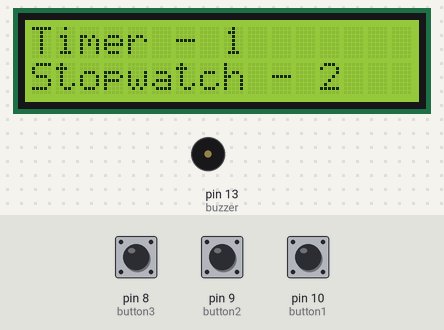
A sketch run on a simulated Arduino Uno, built with avr-gcc and run on an emulated ATmega328P. Parts: 16×2 character LCD, buzzer (waves = sounding, pin HIGH). Inputs (shaded band) come from the test bench; at power-on: pin 9 (button2) LOW, pin 8 (button3) LOW, pin 10 (button1) LOW.

Above: at 2.2 s.
2.3 s: pin 9 (button2) pulled HIGH for 3.2 s
At 5.9 s:
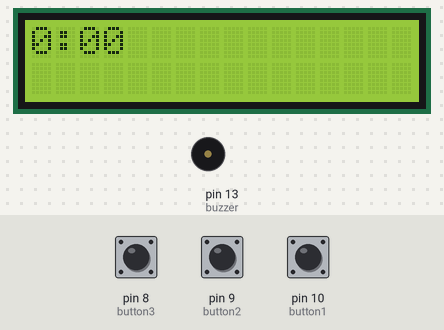
7.0 s: pin 8 (button3) pulled HIGH for 0.15 s
At 8.6 s:
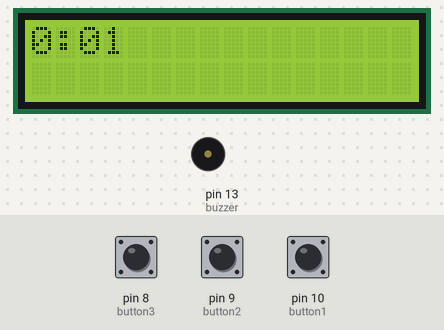
10.1 s: pin 10 (button1) pulled HIGH for 0.15 s
At 11.3 s:
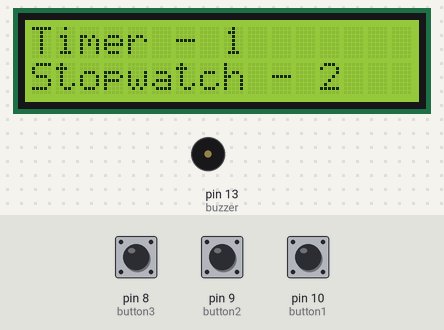
11.7 s: pin 8 (button3) pulled HIGH for 3.2 s
At 12.5 s:
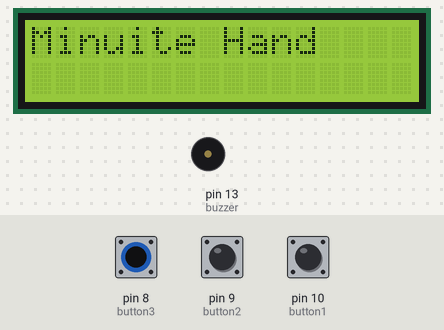
17.2 s: pin 10 (button1) pulled HIGH for 1 s
At 17.5 s:
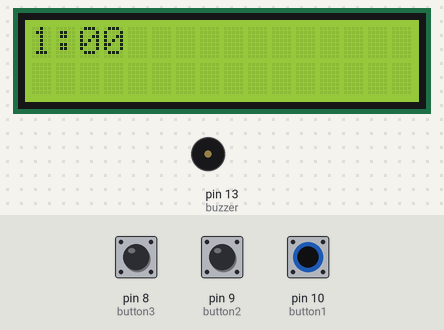
Timing chart, 0 to 20.2 s (numbered marks = the images above; inputs shaded):
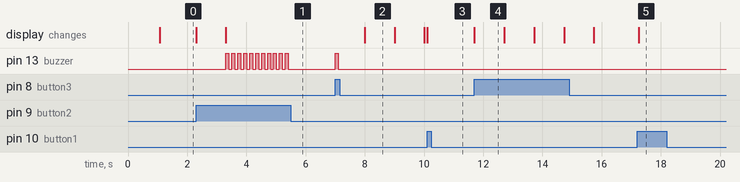

Measured:
- after the input at 2.3 s, pin 13 (buzzer): alternates HIGH for 0.10 s and LOW for 0.10 s, 22 changes in all, then stays LOW, starting after 1.0 s; the display: first changes at once (image 1 shows a later state)
- after the input at 7.0 s, pin 13 (buzzer): LOW → HIGH at once, → LOW 0.10 s later; the display: changes after 1.0 s (image 2)
- after the input at 10.1 s, the display: changes at once (image 3)
- after the input at 11.7 s, the display: changes at once (image 4)
- after the input at 17.2 s, the display: changes after 0.05 s (image 5)
- what the display in image 2 shows lasts 1.0 s, from 8.0 s to 9.0 s

The sketch:

ProtoMPUproj.ino
```cpp
#include <LiquidCrystal.h>
int X;
int Y;
int Z;
int W;
int V;
int U;
int T;
int x = -1;
int button1 = 10;//orig 8
int button2 = 9;
int button3 = 8;//orig 10
int previouslyPressed1 = 0;
int previouslyPressed2 = 0;
int buzzer = 13;
int AA = 0;
int stopSecond = 0;
int stopMinuite = 0;
int theTime;
int Latch = 0;

LiquidCrystal lcd(12,11,5,4,3,2);

void setup(){

  pinMode(button1, INPUT);
  pinMode(button2, INPUT);
  pinMode(button3, INPUT);
  pinMode(buzzer, OUTPUT);
  lcd.clear();
lcd.begin(16,2);

W = 300;
U = 0;
T = 0;
lcd.print("Timer/Stopwatch");
delay(1000);
  lcd.clear();
}


void loop()
{

 while (x == -1){
lcd.setCursor(0,0);
   lcd.print("Timer - 1");
 lcd.setCursor(0,1);
 lcd.print("Stopwatch - 2");
if(digitalRead(button3) == HIGH)
  {x = 0;
  lcd.clear();}
    if(digitalRead(button2) == HIGH)
  {
     x = 5;
    lcd.clear();
    lcd.print("Stopwatch");
    delay(1000);
    lcd.clear();
  }

}

while (x == 0)
{
  while(AA == 0){
   lcd.print("Minuite Hand");
  delay(1000);
   AA = 1;
   lcd.clear();
  }

  if ( T < 0 )
  {
    T = 0;
lcd.clear();
}
  if((digitalRead(button1) == HIGH)   &&  (previouslyPressed1 == 0)) {
    T = T + 1;
    previouslyPressed1 = 1;
    delay(50);
    lcd.clear();
  }
      if((digitalRead(button1) == LOW)   &&  (previouslyPressed1 == 1)) {
    previouslyPressed1 = 0;
    delay(50);
}
  if((digitalRead(button2) == HIGH)   &&  (previouslyPressed2 == 0)) {
    T = T - 1;
    previouslyPressed2 = 1;
    delay(50);
    lcd.clear();
  }
        if((digitalRead(button2) == LOW)   &&  (previouslyPressed2 == 1)) {
    previouslyPressed2 = 0;
    delay(50);
}

  lcd.setCursor(0,0);
lcd.print(T);
lcd.print(":");
if (U > 9){
lcd.print(U);

}
else{

 lcd.print("0");
 lcd.print(U);

}


  if (digitalRead(button3) == HIGH)
  {
   x = 1;
  V = (millis()/(1000));
  lcd.clear();
  lcd.setCursor(0,0);
   lcd.clear();
 lcd.print("Second Hand");
 lcd.setCursor(0,1);
 lcd.print("(Hold to ignore)");
 lcd.setCursor(0,0);
  delay(1000);
  lcd.clear();

  }

}
 while (x == 1)
  {

    if ( U > 59 ){
    U = 0;}
    if(U < 0){
      U = 59;
    lcd.clear();}
  if((digitalRead(button1) == HIGH)   &&  (previouslyPressed1 == 0)) {
    U = U + 1;
    previouslyPressed1 = 1;
    delay(50);
    lcd.clear();
  }
      if((digitalRead(button1) == LOW)   &&  (previouslyPressed1 == 1)) {
    previouslyPressed1 = 0;
    delay(50);
}
  if((digitalRead(button2) == HIGH)   &&  (previouslyPressed2 == 0)) {
    U = U - 1;
    previouslyPressed2 = 1;
    delay(50);
    lcd.clear();
  }
        if((digitalRead(button2) == LOW)   &&  (previouslyPressed2 == 1)) {
    previouslyPressed2 = 0;
    delay(50);
}

  lcd.setCursor(0,0);
lcd.print(T);
lcd.print(":");
if (U > 9){
lcd.print(U);

}
else{

 lcd.print("0");
 lcd.print(U);

}


  if (digitalRead(button3) == HIGH)
  {
   x = 2;
   if (T > 0){
 W = (T*60) + U;}
else{
  W = U;}
  lcd.clear();
  lcd.setCursor(0,0);
  V = (millis()/1000);
}

}


X = (W - (millis()/(1000))) + V;

  //Here is the Second to Minute-second Conversion. X is the second input
Y = X/60; //Y is the minute output
Z = X - (60*Y); //Z is the second output


  // This is the display of the minutes
lcd.setCursor(0,0);

lcd.print(Y);
lcd.print(":");

if (Z > 9)
{
lcd.print(Z);
lcd.print("   ");
}
else
{
  lcd.print("0");
  lcd.print(Z);
  lcd.print("  ");


}
if((Y == 0) && (Z == 0))
{
  lcd.clear();
  lcd.setCursor(0,0);
  lcd.print("Timer is over");
 while(digitalRead(button3) == LOW)
 {

   digitalWrite(buzzer, HIGH);   // turn the buzzer on (HIGH is the voltage level)
  delay(100);               // wait for a second
  digitalWrite(buzzer, LOW);    // turn the buzzer off by making the voltage LOW
  delay(100);


 }
 x = -1;
 delay(1000);
 lcd.clear();
 AA = 0;
}


while(x == 5){

if(stopSecond > 59)
{
  stopSecond = 0;
  stopMinuite = stopMinuite + 1;
   theTime = theTime + 60;
}


  lcd.setCursor(0,0);
lcd.print(stopMinuite);
lcd.print(":");
if (stopSecond > 9){
lcd.print(stopSecond);}
else{
  lcd.print("0");
  lcd.print(stopSecond);}


if((digitalRead(button3) == HIGH) && (Latch == 0))
{
   Latch = 1 ;
  theTime = (millis()/(1000));
    digitalWrite(buzzer, HIGH);   // turn the buzzer on (HIGH is the voltage level)
  delay(100);               // wait for a second
  digitalWrite(buzzer, LOW);    // turn the buzzer off by making the voltage LOW
  delay(100);
}

if( Latch == 1)
{

   stopSecond = (millis()/(1000)) - theTime ;

}
//if(digitalRead(button2 == HIGH)){
//Latch = 0;}


if(digitalRead(button2) == HIGH)
{
  Latch = 0;
  digitalWrite(buzzer, HIGH);   // turn the buzzer on (HIGH is the voltage level)
  delay(100);               // wait for a second
  digitalWrite(buzzer, LOW);    // turn the buzzer off by making the voltage LOW
  delay(100);
 // stopSecond = 0;
 // stopMinuite = 0;
}


if(digitalRead(button1) == HIGH)
{
x = -1;
}
}
}
```
